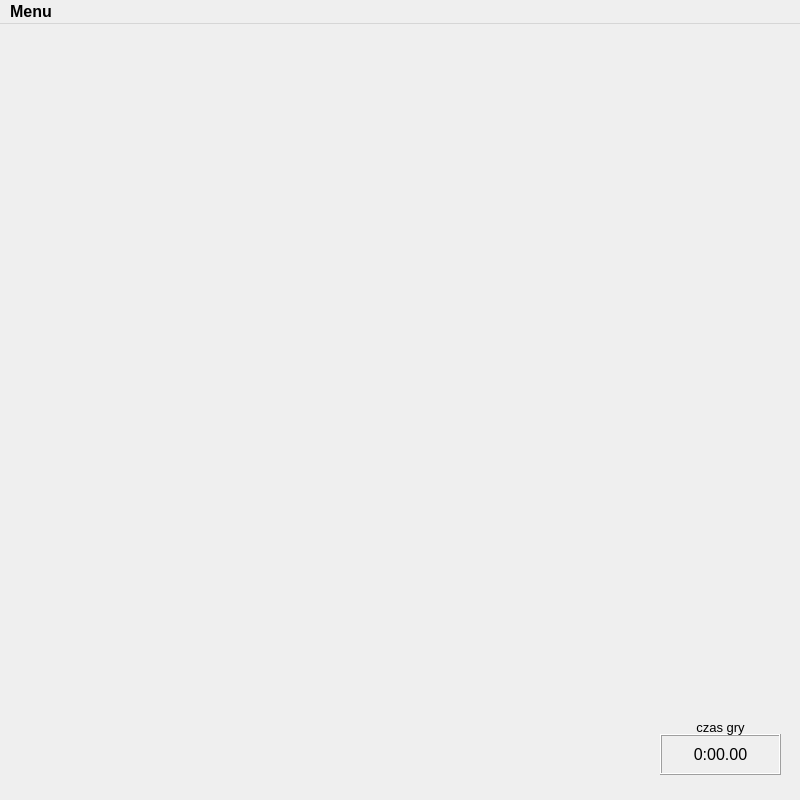
<?xml version="1.0" encoding="UTF-8"?>
<ui version="4.0">
 <class>MainWindow</class>
 <widget class="QMainWindow" name="MainWindow">
  <property name="geometry">
   <rect>
    <x>0</x>
    <y>0</y>
    <width>800</width>
    <height>800</height>
   </rect>
  </property>
  <property name="font">
   <font>
    <pointsize>12</pointsize>
    <weight>75</weight>
    <bold>true</bold>
   </font>
  </property>
  <property name="windowTitle">
   <string>Puzzle</string>
  </property>
  <property name="windowIcon">
   <iconset resource="resources.qrc">
    <normaloff>:/Icons/main_window_icon.ico</normaloff>:/Icons/main_window_icon.ico</iconset>
  </property>
  <widget class="QWidget" name="centralWidget">
   <widget class="QLabel" name="timeLabel">
    <property name="geometry">
     <rect>
      <x>660</x>
      <y>710</y>
      <width>121</width>
      <height>41</height>
     </rect>
    </property>
    <property name="font">
     <font>
      <pointsize>12</pointsize>
      <weight>50</weight>
      <bold>false</bold>
     </font>
    </property>
    <property name="layoutDirection">
     <enum>Qt::LeftToRight</enum>
    </property>
    <property name="frameShape">
     <enum>QFrame::Box</enum>
    </property>
    <property name="frameShadow">
     <enum>QFrame::Raised</enum>
    </property>
    <property name="lineWidth">
     <number>1</number>
    </property>
    <property name="midLineWidth">
     <number>0</number>
    </property>
    <property name="text">
     <string>0:00.00</string>
    </property>
    <property name="alignment">
     <set>Qt::AlignCenter</set>
    </property>
    <property name="indent">
     <number>-2</number>
    </property>
   </widget>
   <widget class="QLabel" name="label">
    <property name="geometry">
     <rect>
      <x>660</x>
      <y>680</y>
      <width>121</width>
      <height>31</height>
     </rect>
    </property>
    <property name="font">
     <font>
      <pointsize>10</pointsize>
      <weight>50</weight>
      <bold>false</bold>
     </font>
    </property>
    <property name="text">
     <string>czas gry</string>
    </property>
    <property name="alignment">
     <set>Qt::AlignBottom|Qt::AlignHCenter</set>
    </property>
   </widget>
  </widget>
  <widget class="QMenuBar" name="menuBar">
   <property name="geometry">
    <rect>
     <x>0</x>
     <y>0</y>
     <width>800</width>
     <height>26</height>
    </rect>
   </property>
   <widget class="QMenu" name="menuMenu">
    <property name="font">
     <font>
      <pointsize>8</pointsize>
     </font>
    </property>
    <property name="title">
     <string>Menu</string>
    </property>
    <addaction name="actionNowa_Gra"/>
    <addaction name="actionWczytaj_Gre"/>
   </widget>
   <addaction name="menuMenu"/>
  </widget>
  <action name="actionNowa_Gra">
   <property name="icon">
    <iconset resource="resources.qrc">
     <normaloff>:/Icons/new_game_icon.ico</normaloff>:/Icons/new_game_icon.ico</iconset>
   </property>
   <property name="text">
    <string>Nowa Gra</string>
   </property>
   <property name="font">
    <font>
     <pointsize>8</pointsize>
    </font>
   </property>
  </action>
  <action name="actionWczytaj_Gre">
   <property name="icon">
    <iconset resource="resources.qrc">
     <normaloff>:/Icons/load_game_icon.ico</normaloff>:/Icons/load_game_icon.ico</iconset>
   </property>
   <property name="text">
    <string>Wczytaj Grę</string>
   </property>
   <property name="font">
    <font>
     <pointsize>8</pointsize>
    </font>
   </property>
  </action>
 </widget>
 <layoutdefault spacing="6" margin="11"/>
 <resources>
  <include location="resources.qrc"/>
 </resources>
 <connections/>
</ui>
